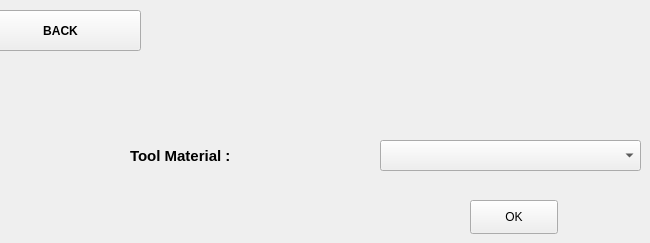
    <widget class="QWidget" name="tab_8">
     <attribute name="title">
      <string>Page</string>
     </attribute>
     <widget class="QLabel" name="label_19">
      <property name="geometry">
       <rect>
        <x>130</x>
        <y>130</y>
        <width>231</width>
        <height>51</height>
       </rect>
      </property>
      <property name="font">
       <font>
        <pointsize>11</pointsize>
        <weight>75</weight>
        <bold>true</bold>
       </font>
      </property>
      <property name="text">
       <string>Tool Material :</string>
      </property>
     </widget>
     <widget class="QComboBox" name="comboBox_any_3">
      <property name="geometry">
       <rect>
        <x>380</x>
        <y>140</y>
        <width>261</width>
        <height>31</height>
       </rect>
      </property>
      <property name="font">
       <font>
        <pointsize>11</pointsize>
        <weight>75</weight>
        <bold>true</bold>
       </font>
      </property>
     </widget>
     <widget class="QPushButton" name="pushButton_3">
      <property name="geometry">
       <rect>
        <x>470</x>
        <y>200</y>
        <width>88</width>
        <height>34</height>
       </rect>
      </property>
      <property name="text">
       <string>OK</string>
      </property>
     </widget>
     <widget class="QPushButton" name="pushButton_EXIT_7">
      <property name="geometry">
       <rect>
        <x>-20</x>
        <y>10</y>
        <width>161</width>
        <height>41</height>
       </rect>
      </property>
      <property name="font">
       <font>
        <weight>75</weight>
        <bold>true</bold>
       </font>
      </property>
      <property name="text">
       <string>BACK</string>
      </property>
     </widget>
    </widget>
